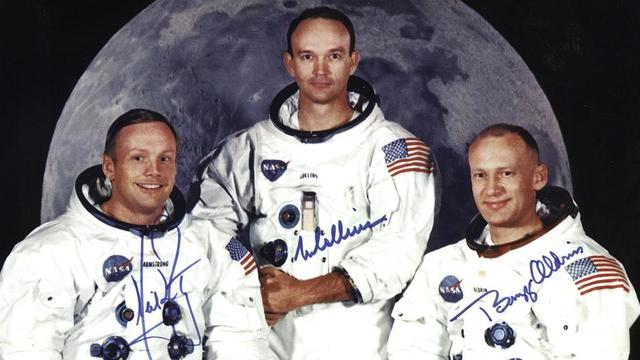
#> input picture apolo11.jpg, 640 x 360 px
$ python getFaceOnImage.py
#> lines starting #> are read from the running program, lines starting #| are printed output that depends on the picture; after the words box and inside, x2 and y2 are one past the last pixel; in counts of white or black regions, pixels touching at a corner belong together
import cv2

imagePath="apolo11.jpg"

cascadeClassifierPath = "haarcascade_frontalface_alt.xml"
cascadeClassifier = cv2.CascadeClassifier(cascadeClassifierPath)

image = cv2.imread(imagePath)
#> image is the input picture: shape (360, 640, 3); mean B, G, R 130.9, 127.6, 133

grayImage = cv2.cvtColor(image, cv2.COLOR_BGR2GRAY)
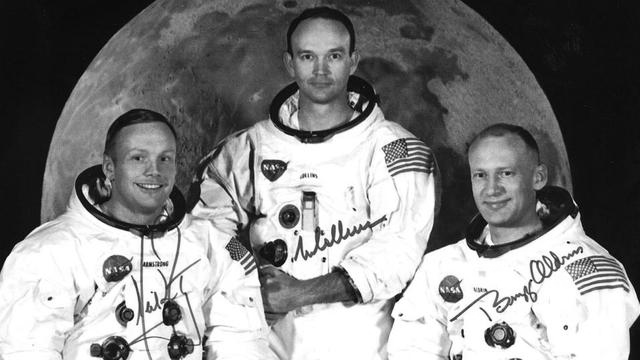
#> grayImage: shape (360, 640); min 0, max 255, mean 129.5

detectedFaces = cascadeClassifier.detectMultiScale(grayImage)
#> detectedFaces = [[284, 28, 74, 74], [458, 148, 69, 69], [112, 128, 79, 79]]

for(x,y,width,height) in detectedFaces:
    cv2.rectangle(image, (x, y), (x+width, y+width), (0,0, 255), 5)
#> this loop made 3 passes
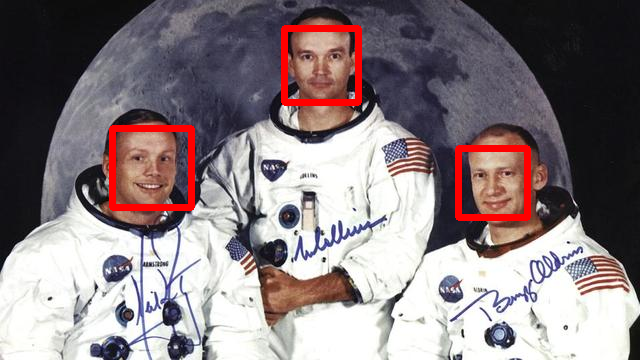
#> image: shape (360, 640, 3); 2.67% of pixels changed, all inside (x1, y1, x2, y2) = (109, 25, 531, 221)

cv2.imwrite("res.jpg", image)
